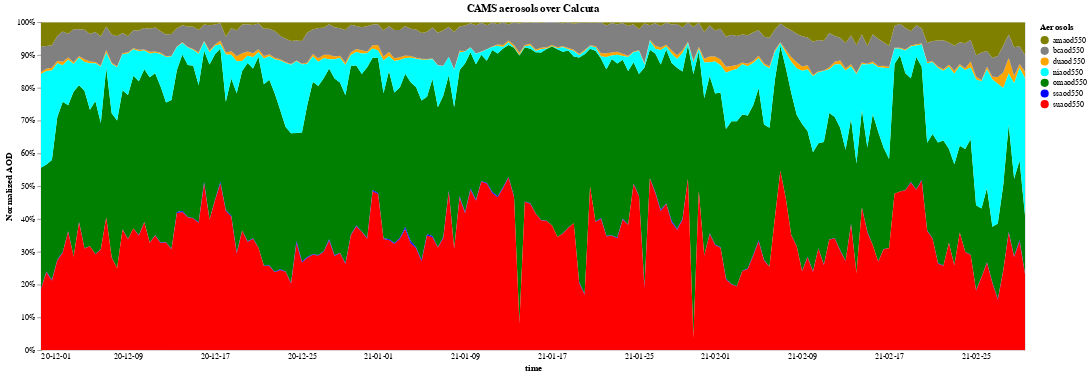

Here is the notebook cell this chart was saved with:
### Code cell
domain = ['amaod550', 'bcaod550', 'duaod550', 'niaod550', 'omaod550', 'ssaod550', 'suaod550']
range_ = ['olive', 'grey', 'orange', 'cyan', 'green', 'blue', 'red']


alt.Chart(df_calcuta).transform_fold(
    ['duaod550',
     'omaod550',
     'bcaod550',
     'suaod550',
     'niaod550',
     'ssaod550',
     'amaod550'],
    as_ = ['Aerosols', 'Normalized AOD']
).mark_area(width=500).encode(
    alt.X('time:T',
        axis=alt.Axis(format='%y-%m-%d', domain=False, tickSize=0)
    ),
    alt.Y('Normalized AOD:Q', stack='normalize'),
    alt.Color('Aerosols:N', scale=alt.Scale(domain=domain, range=range_))
    #alt.Color('Aerosols:N', scale=alt.Scale(scheme='category20b'))
).properties(
    width=1200,
    height=400,
    title='CAMS aerosols over Calcuta'
).interactive()

### Figure 1 — Vega-Lite specification as saved in the notebook (floating-point values rounded to 4 significant figures; data arrays with more than 128 entries replaced by an {"elided": "..."} marker saying what was removed)
{"config": {"view": {"continuousWidth": 400, "continuousHeight": 300}}, "data": {"name": "data-4dc8f0bb58f3d8a6d5160caa50e2499b"}, "mark": {"type": "area", "width": 500}, "encoding": {"color": {"type": "nominal", "field": "Aerosols", "scale": {"domain": ["amaod550", "bcaod550", "duaod550", "niaod550", "omaod550", "ssaod550", "suaod550"], "range": ["olive", "grey", "orange", "cyan", "green", "blue", "red"]}}, "x": {"type": "temporal", "axis": {"domain": false, "format": "%y-%m-%d", "tickSize": 0}, "field": "time"}, "y": {"type": "quantitative", "field": "Normalized AOD", "stack": "normalize"}}, "height": 400, "selection": {"selector006": {"type": "interval", "bind": "scales", "encodings": ["x", "y"]}}, "title": "CAMS aerosols over Calcuta", "transform": [{"fold": ["duaod550", "omaod550", "bcaod550", "suaod550", "niaod550", "ssaod550", "amaod550"], "as": ["Aerosols", "Normalized AOD"]}], "width": 1200, "$schema": "https://vega.github.io/schema/vega-lite/v4.8.1.json", "datasets": {"data-4dc8f0bb58f3d8a6d5160caa50e2499b": {"elided": "182 records"}}}
